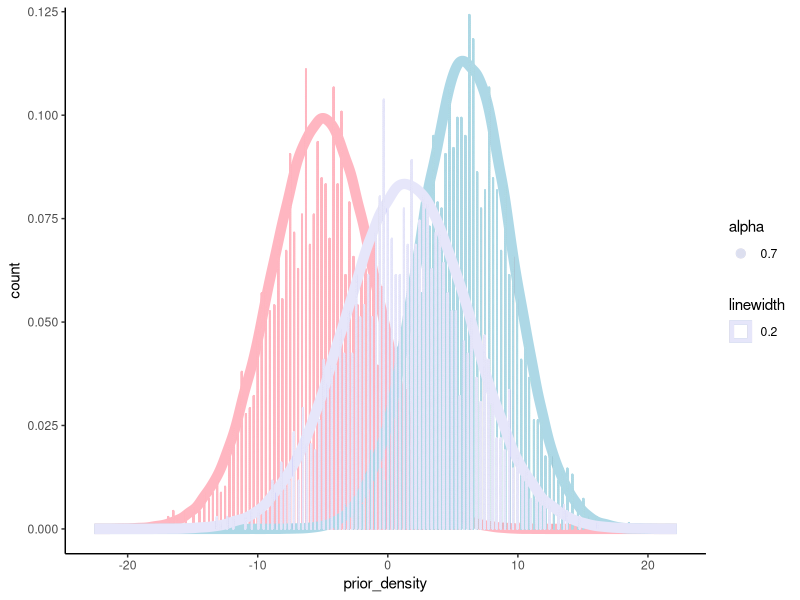

The R source for this figure:
## ---- chunk 1
knitr::opts_chunk$set(echo = TRUE)
library(tidyverse)
## ---- chunk 2
prior_density <- rnorm(n = 200000, mean = -5, sd = 4)
likelihood_density <- rnorm(n = 200000, mean = 6, sd = 3.5)
posterior_density <- rnorm(n = 200000, mean = 1.5, sd = 4.75)
prior_dotplot <- rnorm(n = 2000, mean = -5, sd = 4)
likelihood_dotplot <- rnorm(n = 2000, mean = 6, sd = 3.5)
posterior_dotplot <- rnorm(n = 2000, mean = 1.5, sd = 4.75)
sim_data <- data.frame(prior_density, likelihood_density, posterior_density, prior_dotplot, likelihood_dotplot, posterior_dotplot)
## ---- chunk 3
# ggplot(data.frame(sim_data$prior), aes(sim_data$prior)) +
#   geom_histogram(aes(y=after_stat(density)), binwidth=0.05, 
#                  fill="skyblue", color="black") +
#   geom_density(alpha=.2, fill="#FF6655") + 
#     geom_histogram(aes(y=after_stat(density)), binwidth=0.05, 
#                  fill="skyblue", color="black") +
#   geom_density(alpha=.2, fill="#FF6655") + 
#   theme_classic()
## ---- chunk 4
ggplot(sim_data) +
  geom_density(aes(prior_density, linewidth=0.2), color = "lightpink") +
  geom_dotplot(aes(prior_dotplot, alpha = 0.7), color = "lightpink", fill = "lightpink", binwidth = 0.3, dotsize = 0.0155) +
  geom_density(aes(likelihood_density, linewidth=0.2), color = "lightblue") +
  geom_dotplot(aes(likelihood_dotplot, alpha = 0.7), color = "lightblue", fill = "lightblue", binwidth = 0.3, dotsize = 0.0155) +
  geom_density(aes(posterior_density, linewidth=0.2), color = "lavender") +
  geom_dotplot(aes(posterior_dotplot, alpha = 0.7), color = "lavender", fill = "lavender", binwidth = 0.3, dotsize = 0.0155) +
  ylim(0, 0.12) +
  theme_classic()
